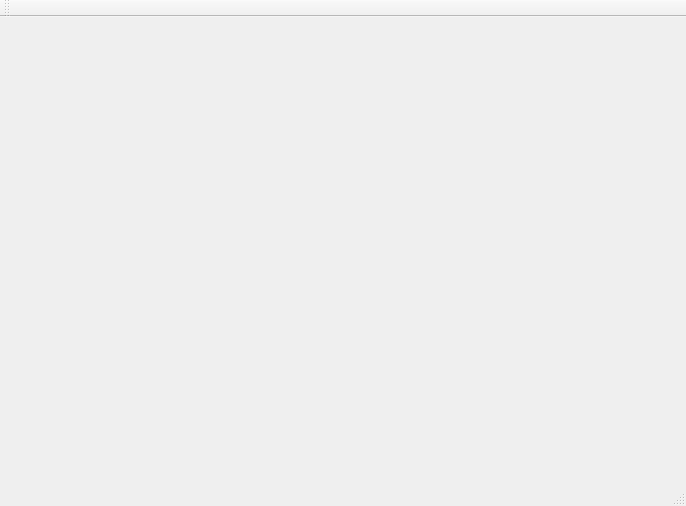
<?xml version="1.0" encoding="UTF-8"?>
<ui version="4.0">
 <class>MainWindow</class>
 <widget class="QMainWindow" name="MainWindow">
  <property name="geometry">
   <rect>
    <x>0</x>
    <y>0</y>
    <width>686</width>
    <height>506</height>
   </rect>
  </property>
  <property name="windowTitle">
   <string>MainWindow</string>
  </property>
  <widget class="QWidget" name="centralWidget">
   <widget class="QCustomPlot" name="plot1" native="true">
    <property name="geometry">
     <rect>
      <x>20</x>
      <y>20</y>
      <width>131</width>
      <height>121</height>
     </rect>
    </property>
   </widget>
   <widget class="QCustomPlot" name="plot3" native="true">
    <property name="geometry">
     <rect>
      <x>30</x>
      <y>180</y>
      <width>121</width>
      <height>121</height>
     </rect>
    </property>
   </widget>
   <widget class="QCustomPlot" name="plot2" native="true">
    <property name="geometry">
     <rect>
      <x>210</x>
      <y>20</y>
      <width>141</width>
      <height>121</height>
     </rect>
    </property>
   </widget>
   <widget class="QCustomPlot" name="plot4" native="true">
    <property name="geometry">
     <rect>
      <x>210</x>
      <y>180</y>
      <width>141</width>
      <height>121</height>
     </rect>
    </property>
   </widget>
   <widget class="QCustomPlot" name="plot5" native="true">
    <property name="geometry">
     <rect>
      <x>400</x>
      <y>20</y>
      <width>171</width>
      <height>121</height>
     </rect>
    </property>
   </widget>
   <widget class="QCustomPlot" name="plot6" native="true">
    <property name="geometry">
     <rect>
      <x>400</x>
      <y>180</y>
      <width>161</width>
      <height>121</height>
     </rect>
    </property>
   </widget>
  </widget>
  <widget class="QMenuBar" name="menuBar">
   <property name="geometry">
    <rect>
     <x>0</x>
     <y>0</y>
     <width>686</width>
     <height>21</height>
    </rect>
   </property>
  </widget>
  <widget class="QToolBar" name="mainToolBar">
   <attribute name="toolBarArea">
    <enum>TopToolBarArea</enum>
   </attribute>
   <attribute name="toolBarBreak">
    <bool>false</bool>
   </attribute>
  </widget>
  <widget class="QStatusBar" name="statusBar"/>
 </widget>
 <layoutdefault spacing="6" margin="11"/>
 <customwidgets>
  <customwidget>
   <class>QCustomPlot</class>
   <extends>QWidget</extends>
   <header location="global">qcustomplot.h</header>
   <container>1</container>
  </customwidget>
 </customwidgets>
 <resources/>
 <connections/>
</ui>
